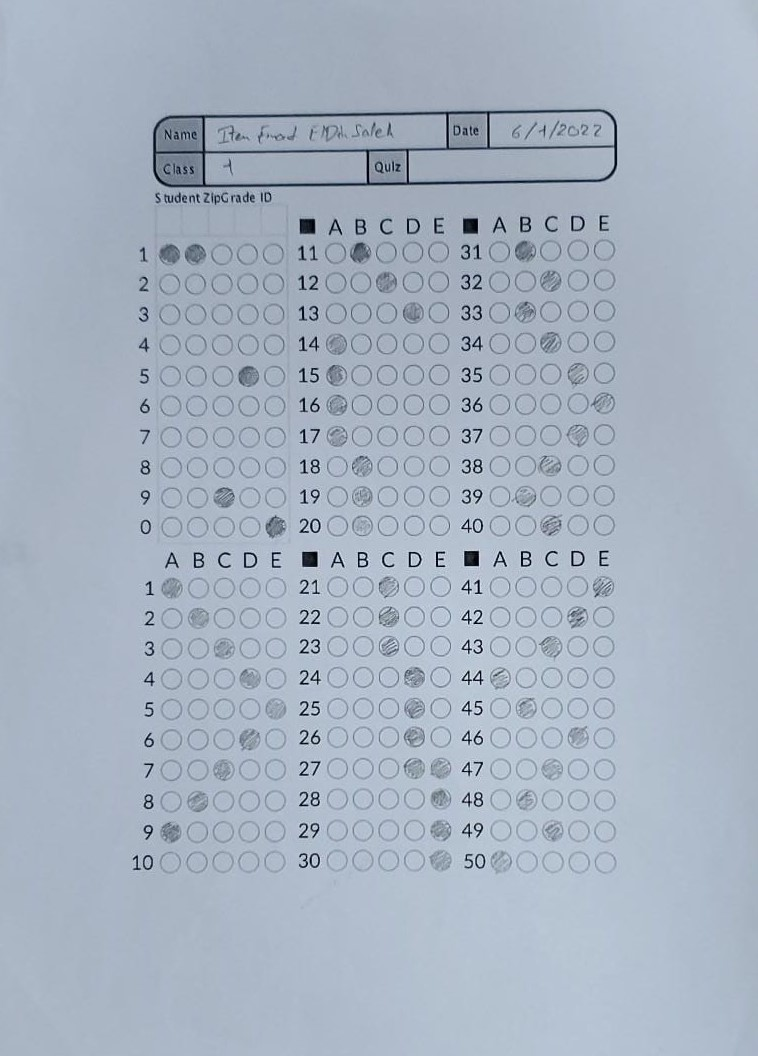
#> input picture BubbleSheetTests/9_1.jpeg, 758 x 1056 px
$ jupyter execute --allow-errors main.ipynb
#> lines starting #> are read from the running program, lines starting #| are printed output that depends on the picture; after the words box and inside, x2 and y2 are one past the last pixel; in counts of white or black regions, pixels touching at a corner belong together
### BubbleSheet.py
#imports
import cv2
import numpy as np
import sys

import matplotlib.pyplot as plt
import matplotlib.image as mpimg
import numpy as np
from skimage.color import rgb2gray
from skimage.filters import median,threshold_otsu
from skimage.morphology import binary_closing,binary_opening
from skimage.feature import canny
from skimage.measure import find_contours
from sklearn.cluster import KMeans
import skimage.io as io
import numpy as np
import random
from skimage import data, exposure, img_as_float
import xlwt
from xlwt import Workbook

#detect shape of contours
def detect(c):
        # initialize the shape name and approximate the contour
        shape = "unidentified"
        peri = cv2.arcLength(c, True)
        approx = cv2.approxPolyDP(c, 0.02 * peri, True)
        (x, y, w, h) = cv2.boundingRect(approx)
        ar = w / float(h)
        # if the shape is a triangle, it will have 3 vertices
        if len(approx) == 3:
            shape = "triangle"
        # if the shape has 4 vertices, it is either a square or
        # a rectangle

        elif len(approx) == 4:
            # compute the bounding box of the contour and use the
            # bounding box to compute the aspect ratio

            # a square will have an aspect ratio that is approximately
            # equal to one, otherwise, the shape is a rectangle
            shape = "square" if ar >= 0.95 and ar <= 1.05 else "rectangle"
        # if the shape is a pentagon, it will have 5 vertices
        elif len(approx) == 5:
            shape = "circle"
        # otherwise, we assume the shape is a circle
        else:
            shape = "circle"
        # return the name of the shape
        return shape

#show image
def show_images(images,titles=None):
    #This function is used to show image(s) with titles by sending an array of images and an array of associated titles.
    # images[0] will be drawn with the title titles[0] if exists
    n_ims = len(images)
    if titles is None: titles = ['(%d)' % i for i in range(1,n_ims + 1)]
    fig = plt.figure()
    n = 1
    for image,title in zip(images,titles):
        a = fig.add_subplot(1,n_ims,n)
        if image.ndim == 2:
            plt.gray()
        plt.imshow(image)
        a.set_title(title)
        n += 1
    fig.set_size_inches(np.array(fig.get_size_inches()) * n_ims)
    plt.show()


#read image
path ="BubbleSheetTests/9_1.jpeg"
img = cv2.imread(path)
#> img is the input picture: shape (1056, 758, 3); mean B, G, R 193.4, 178.6, 166.8
dim=(700,700)
image =img.copy()

def GrayScaleImage(img):
    #convert image to gray image
    imgGray=cv2.cvtColor(img,cv2.COLOR_BGR2GRAY)
    show_images([imgGray],["Gray Image"])
    return imgGray

def BluringImage(imgGray):
    # kernal size(3,3) & sigma = 1
    # may think again in img bluring
    imgBlur =cv2.GaussianBlur(imgGray,(3,3),1)
    show_images([imgBlur],["Image Bluring"])
    return imgBlur

def GraytoBinary(imgBlur):
    #BI-MODEL THRESHOLDING using two peaks
    BinaryImage = cv2.adaptiveThreshold(imgBlur,255,cv2.ADAPTIVE_THRESH_GAUSSIAN_C,                cv2.THRESH_BINARY_INV,33,5)
    show_images([BinaryImage],["Binary Image"])
    return BinaryImage

def allContours(img ,BinaryImage):
    #get contours in image
    cnts ,hierarchy  = cv2.findContours(BinaryImage.copy(), cv2.RETR_EXTERNAL, cv2.CHAIN_APPROX_SIMPLE)
    image= img.copy()
    # loop over the contour
    charsAndShapes =[]
    hierarchyShape= []

    for c in cnts:

        shape = detect(c)

        if shape!='rectangle' and shape !='square':
        #if shape in not rect or square => so assume chars and circle
            charsAndShapes.append(c)

        else:
             cv2.drawContours(image, [c], -1, (0, 255, 0), 1)

         # show the output image

    show_images([image],["Image"])
    return charsAndShapes


# In[116]:


def charandCircles(img,BinaryImage,charsAndShapes):
    new_image= img.copy()
    circles=[]
    maskimage= np.zeros(BinaryImage.shape, dtype='uint8')
    #now i just have circles and chars
    for c in charsAndShapes:
        (x1, y1, w, h) = cv2.boundingRect(c)
        ar = w / float(h)
        # loop on contours if aspect ratio in accepted range so it circle
        if ar >= 0.75 and ar <= 1.4 :
            circles.append(c)
            # draw image with circle conoturs
            maskimage  [y1:y1+h, x1:x1+w] = BinaryImage[y1:y1+h, x1:x1+w]
            cv2.drawContours(new_image, [c], -1, (0, 255, 0), 1)
    show_images([new_image ,maskimage],["Image" ,"masked"])
    print(len(circles))
    return circles,maskimage

# [13 lines left out: function ClosingCircles, not called in this run]

def Circle(img,BinaryImage,circles):
    test_image= img.copy()
    mask = np.zeros(BinaryImage.shape, dtype='uint8')

    areas =[]
    reminder =[]
    questionCnts =[]
    (xmin,ymin),r =cv2.minEnclosingCircle(circles[0])
    for c in circles:
        x,y,w,h = cv2.boundingRect(c)
#         print("X"+ str(x)+" ,Y"+str(y))
        #store area of all contours
        areas.append(w*h)
    areas = np.float32(areas)
    # Define criteria = ( type, max_iter = 10 , epsilon = 1.0 )
    criteria = (cv2.TERM_CRITERIA_EPS + cv2.TERM_CRITERIA_MAX_ITER, 5, 1.0)
    # Set flags (Just to avoid line break in the code)
    flags = cv2.KMEANS_RANDOM_CENTERS
    # Apply KMeans to clutser areas into 2 clutsers one for rows ,another for oultiers
    compactness,labels,centers = cv2.kmeans(areas,2,None,criteria,10,flags)
    A = areas[labels.ravel()==0]
    B = areas[labels.ravel()==1]

    for i in range (0 ,len(circles)):
        if len(A)> len(B):
            if labels[i]==0:
                questionCnts.append(circles[i])
        else:
            if labels[i]==1:
                questionCnts.append(circles[i])
    print(len(questionCnts))
     #some of contours may be repeated so just take it onece
     #this funnction needs to improve
    reminder.append(questionCnts[0])
    for c in   questionCnts:
        (x,y),radius = cv2.minEnclosingCircle(c)
        center = (int(x),int(y))
        if ( abs(x- xmin))>20 :
                reminder.append(c)
                xmin =x
#             else:
#                 ymin =y


    print(len(reminder))
    for c in reminder:
            x,y,w,h = cv2.boundingRect(c)
            cv2.drawContours(test_image, [c], -1, (0, 255, 0), 2)
            mask[y:y+h, x:x+w] = BinaryImage[y:y+h, x:x+w]

    print(len(questionCnts))
    show_images([mask , test_image],["Image" ,"Test Image"])
    return mask,reminder

def rows(maskimage,img,cluster=False):
    kernel = np.ones((1, 3), np.uint8)
    #apply high dilation on rows
    newmask2=cv2.dilate(maskimage, kernel, iterations=15)
    show_images([newmask2],["Image"])
    # get conotours of this high dilated image
    cnts ,hierarchy  = cv2.findContours(newmask2.copy(), cv2.RETR_EXTERNAL, cv2.CHAIN_APPROX_SIMPLE)
    if not cluster:
        return len(cnts)
    else:
        areas= []
        for c in cnts:
            x,y,w,h = cv2.boundingRect(c)
            #store area of all contours
            areas.append(w*h)
        areas = np.float32(areas)
        # Define criteria = ( type, max_iter = 10 , epsilon = 1.0 )
        criteria = (cv2.TERM_CRITERIA_EPS + cv2.TERM_CRITERIA_MAX_ITER, 5, 1.0)
        # Set flags (Just to avoid line break in the code)
        flags = cv2.KMEANS_RANDOM_CENTERS
        # Apply KMeans to clutser areas into 2 clutsers one for rows ,another for oultiers
        compactness,labels,centers = cv2.kmeans(areas,2,None,criteria,10,flags)
        A = areas[labels.ravel()==0]
        B = areas[labels.ravel()==1]

        if len(A)> len(B):
            return len(A)
        return len(B)

    #ROWS ARE DONE


def columns(maskimage,img,cluster=False):
    newkernel = np.ones((3, 1), np.uint8)
    #apply high dilation on image
    newmask3=cv2.dilate(maskimage, newkernel, iterations=15)
    # get contours of image
    cnts ,hierarchy  = cv2.findContours(newmask3.copy(), cv2.RETR_EXTERNAL, cv2.CHAIN_APPROX_SIMPLE)
    show_images([newmask3],["Image"])
    if not cluster:
        return len(cnts)
    else:
        areas= []
        for c in cnts:
            x,y,w,h = cv2.boundingRect(c)
            #store area of all contours
            areas.append(w*h)
        areas = np.float32(areas)
        # Define criteria = ( type, max_iter = 10 , epsilon = 1.0 )
        criteria = (cv2.TERM_CRITERIA_EPS + cv2.TERM_CRITERIA_MAX_ITER, 5, 1.0)
        # Set flags (Just to avoid line break in the code)
        flags = cv2.KMEANS_RANDOM_CENTERS
        # Apply KMeans to clutser areas into 2 clutsers one for rows ,another for oultiers
        compactness,labels,centers = cv2.kmeans(areas,2,None,criteria,10,flags)
        A = areas[labels.ravel()==0]
        B = areas[labels.ravel()==1]

        if len(A)> len(B):
            return len(A)
        return len(B)

def rows_sections(maskimage,img,cluster=False):
    kernel = np.ones((1, 3), np.uint8)
    #apply high dilation on rows
    newmask2=cv2.dilate(maskimage, kernel, iterations=60)
    show_images([newmask2],["Image"])
    # get conotours of this high dilated image
    cnts ,hierarchy  = cv2.findContours(newmask2.copy(), cv2.RETR_EXTERNAL, cv2.CHAIN_APPROX_SIMPLE)
    if not cluster:
        return len(cnts)
    else:
        areas= []
        for c in cnts:
            x,y,w,h = cv2.boundingRect(c)
            #store area of all contours
            areas.append(w*h)
        areas = np.float32(areas)
        # Define criteria = ( type, max_iter = 10 , epsilon = 1.0 )
        criteria = (cv2.TERM_CRITERIA_EPS + cv2.TERM_CRITERIA_MAX_ITER, 5, 1.0)
        # Set flags (Just to avoid line break in the code)
        flags = cv2.KMEANS_RANDOM_CENTERS
        # Apply KMeans to clutser areas into 2 clutsers one for rows ,another for oultiers
        compactness,labels,centers = cv2.kmeans(areas,2,None,criteria,10,flags)
        A = areas[labels.ravel()==0]
        B = areas[labels.ravel()==1]

        if len(A)> len(B):
            return len(A)
        return len(B)


def columns_sections(maskimage,img,cluster=False):
    kernel = np.ones((4, 1), np.uint8)
    #apply high dilation on rows
    newmask2=cv2.dilate(maskimage, kernel, iterations=20)
    show_images([newmask2],["Image"])
    # get conotours of this high dilated image
    cnts ,hierarchy  = cv2.findContours(newmask2.copy(), cv2.RETR_EXTERNAL, cv2.CHAIN_APPROX_SIMPLE)
    if not cluster:
        return len(cnts)
    else:
        areas= []
        for c in cnts:
            x,y,w,h = cv2.boundingRect(c)
            #store area of all contours
            areas.append(w*h)
        areas = np.float32(areas)
        # Define criteria = ( type, max_iter = 10 , epsilon = 1.0 )
        criteria = (cv2.TERM_CRITERIA_EPS + cv2.TERM_CRITERIA_MAX_ITER, 5, 1.0)
        # Set flags (Just to avoid line break in the code)
        flags = cv2.KMEANS_RANDOM_CENTERS
        # Apply KMeans to clutser areas into 2 clutsers one for rows ,another for oultiers
        compactness,labels,centers = cv2.kmeans(areas,2,None,criteria,10,flags)
        A = areas[labels.ravel()==0]
        B = areas[labels.ravel()==1]

        if len(A)> len(B):
            return len(A)
        return len(B)


def sort_contours(circles,reminder):
    questions =[]
    for c in circles:
        for r in reminder:
            (x, y, w, h) = cv2.boundingRect(c)
            (x1, y1, w1, h1) = cv2.boundingRect(r)
            if x==x1 and y==y1 and h==h1 and w==w1:
                questions.append(c)
                break
    return questions


imgGray = GrayScaleImage(img)
#> in show_images, `n_ims = len(images)`: n_ims = 1
#> the loop in show_images, `for image,title in zip(images,titles):` made 1 pass
#> (title, n) on pass 1: ('Gray Image', 2)
#> after the loop in show_images, `for image,title in zip(images,titles):`: n = 2


imgBlur = BluringImage(imgGray)
#> the loop in show_images (call 2), `for image,title in zip(images,titles):` made 1 pass


BinaryImage=GraytoBinary(imgBlur)
#> in GraytoBinary, `BinaryImage = cv2.adaptiveThreshold(imgBlur,255,cv2.ADAPTIVE_THRESH_GA..`:
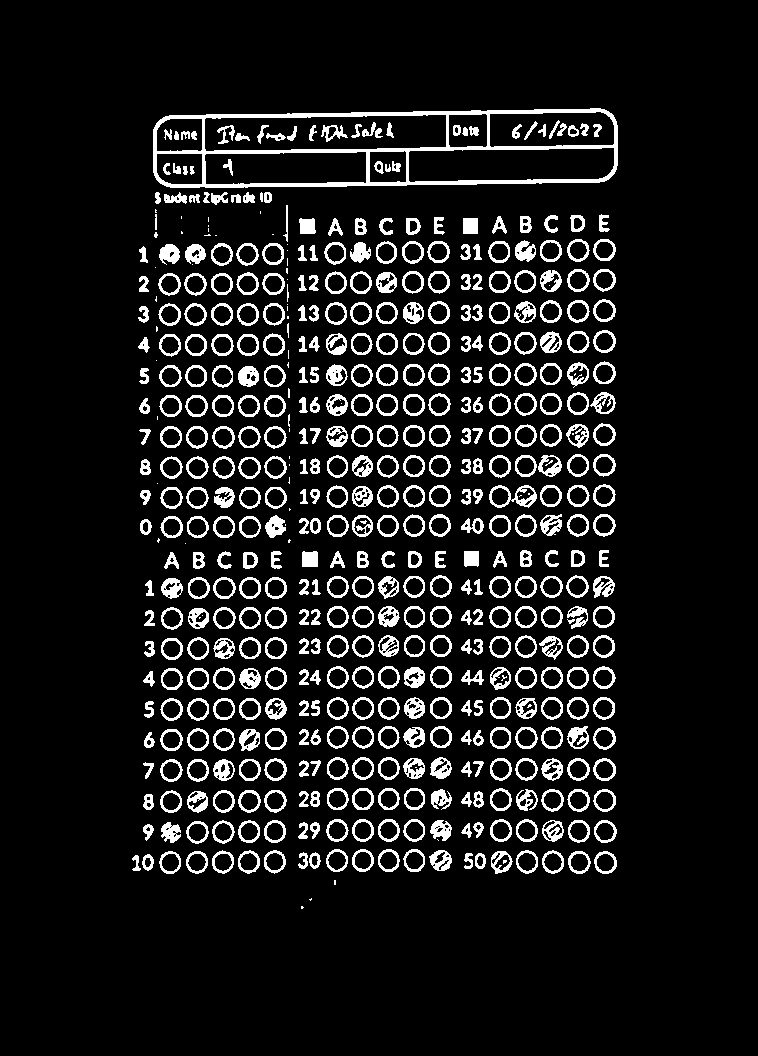
#> BinaryImage: shape (1056, 758); 10.1% white; 534 white regions (57 under 20 px)


charsAndShapes=allContours(img,BinaryImage)
#> in allContours, `cnts ,hierarchy  = cv2.findContours(BinaryImage.copy(), cv2.RETR_EXTER..`: cnts = 486 contours, 49 with area under 20; largest, box (x1, y1, x2, y2) and area: (153, 108, 618, 188) 33466, (489, 485, 537, 508) 710, (594, 851, 617, 874) 384, (594, 820, 617, 843) 384, (516, 850, 538, 874) 382
#> the loop in allContours, `for c in cnts: ` made 486 passes
#> (shape, peri in detect, x in detect, y in detect, w in detect, h in detect, ar in detect) on passes 1, 2, 4: ('circle', 6.83, 301, 906, 3, 3, 1), ('circle', 6.24, 309, 898, 3, 3, 1), ('circle', 49.21, 132, 855, 9, 16, 0.562)
#> after the loop in allContours, `for c in cnts:`: charsAndShapes = 472 contours, 41 with area under 20; largest, box (x1, y1, x2, y2) and area: (489, 485, 537, 508) 710, (594, 851, 617, 874) 384, (594, 820, 617, 843) 384, (516, 850, 538, 874) 382, (593, 758, 616, 781) 382

circles,maskimage=charandCircles(img,BinaryImage,charsAndShapes)
#> the loop in charandCircles, `for c in charsAndShapes:` made 472 passes
#> (x1, y1, w, h, ar) on passes 1 to 3: (301, 906, 3, 3, 1), (309, 898, 3, 3, 1), (132, 855, 9, 16, 0.562)
#> after the loop in charandCircles, `for c in charsAndShapes:`:
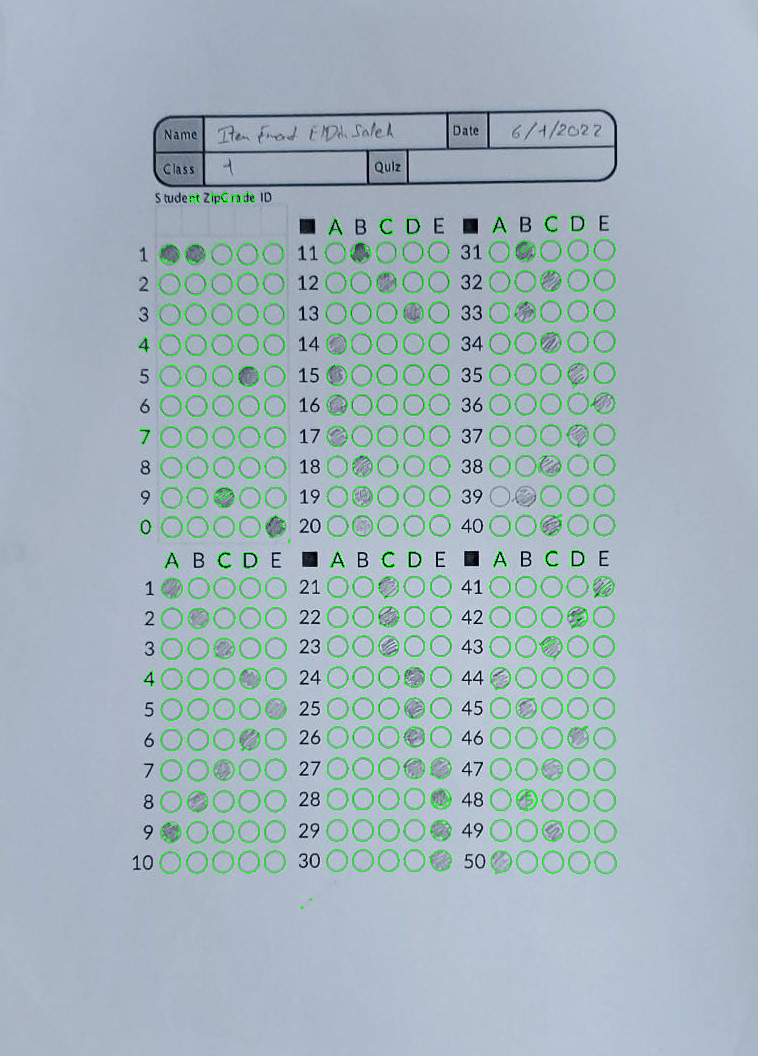
#> new_image: shape (1056, 758, 3); 2.48% of pixels changed, all inside (x1, y1, x2, y2) = (138, 192, 617, 909)
#| 335


mask,reminder=Circle(img,maskimage,circles)
#> the loop in Circle, `for c in circles:` made 335 passes
#> c on pass 18: [[437, 839], [438, 840]]
#| 298
#| 299
#> after the loop in Circle, `for c in reminder:`:
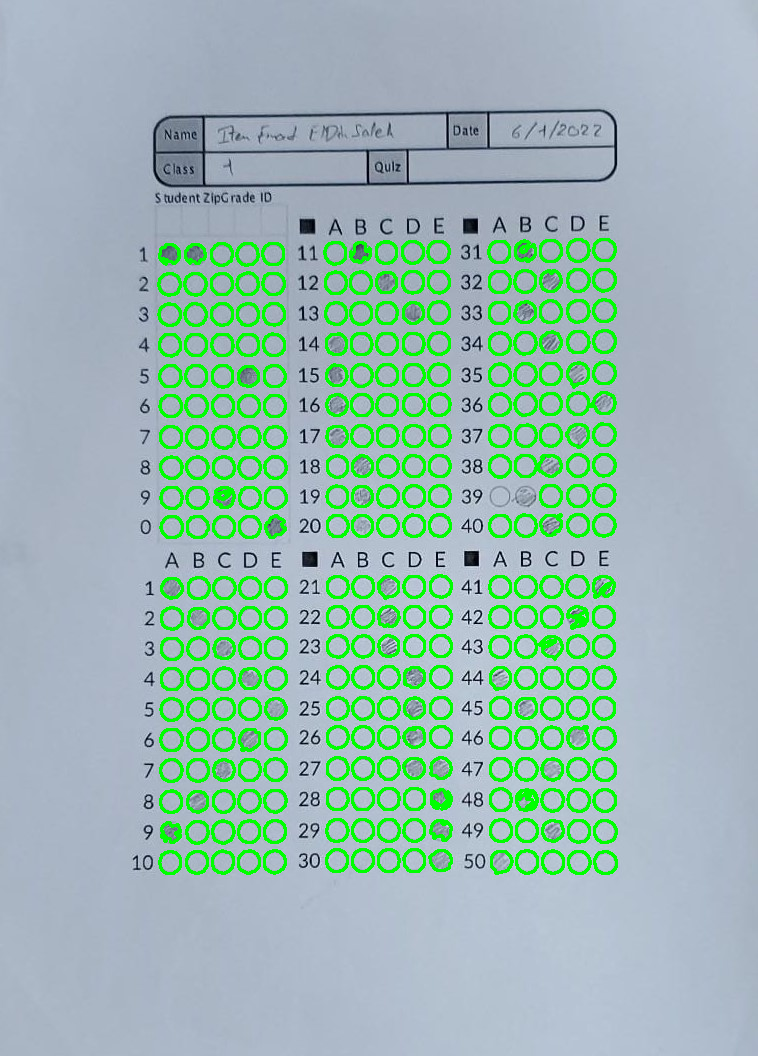
#> test_image: shape (1056, 758, 3); 8.74% of pixels changed, all inside (x1, y1, x2, y2) = (157, 238, 618, 875)
#| 298


reminder=sort_contours(circles,reminder)
#> the loop in sort_contours, `for c in circles:` made 335 passes


print(len(reminder))
#| 298


rows_number = rows(mask,img)
print(rows_number)
#| 60


columns_number =columns(mask,img)
print(columns_number)
#| 32


row_per_section =rows_sections(mask,img)
print(row_per_section)
#| 20


column_per_section= columns_sections(mask,img)
#> in columns_sections, `newmask2=cv2.dilate(maskimage, kernel, iterations=20)`:
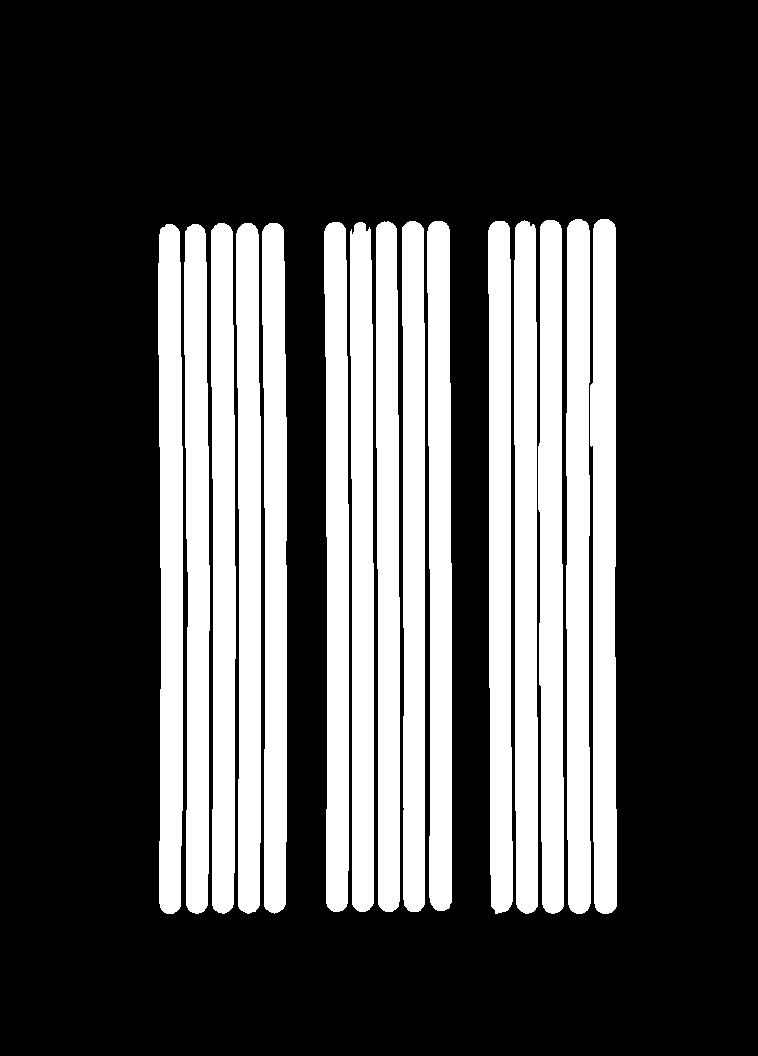
#> newmask2: shape (1056, 758); 28.7% white; 15 white regions, largest, box (x1, y1, x2, y2) and area: (590, 219, 617, 914) 16012, (566, 219, 591, 914) 15690, (538, 220, 564, 914) 15554
print(column_per_section)
#| 15
#> (the rest of the program and of its run is left out)
